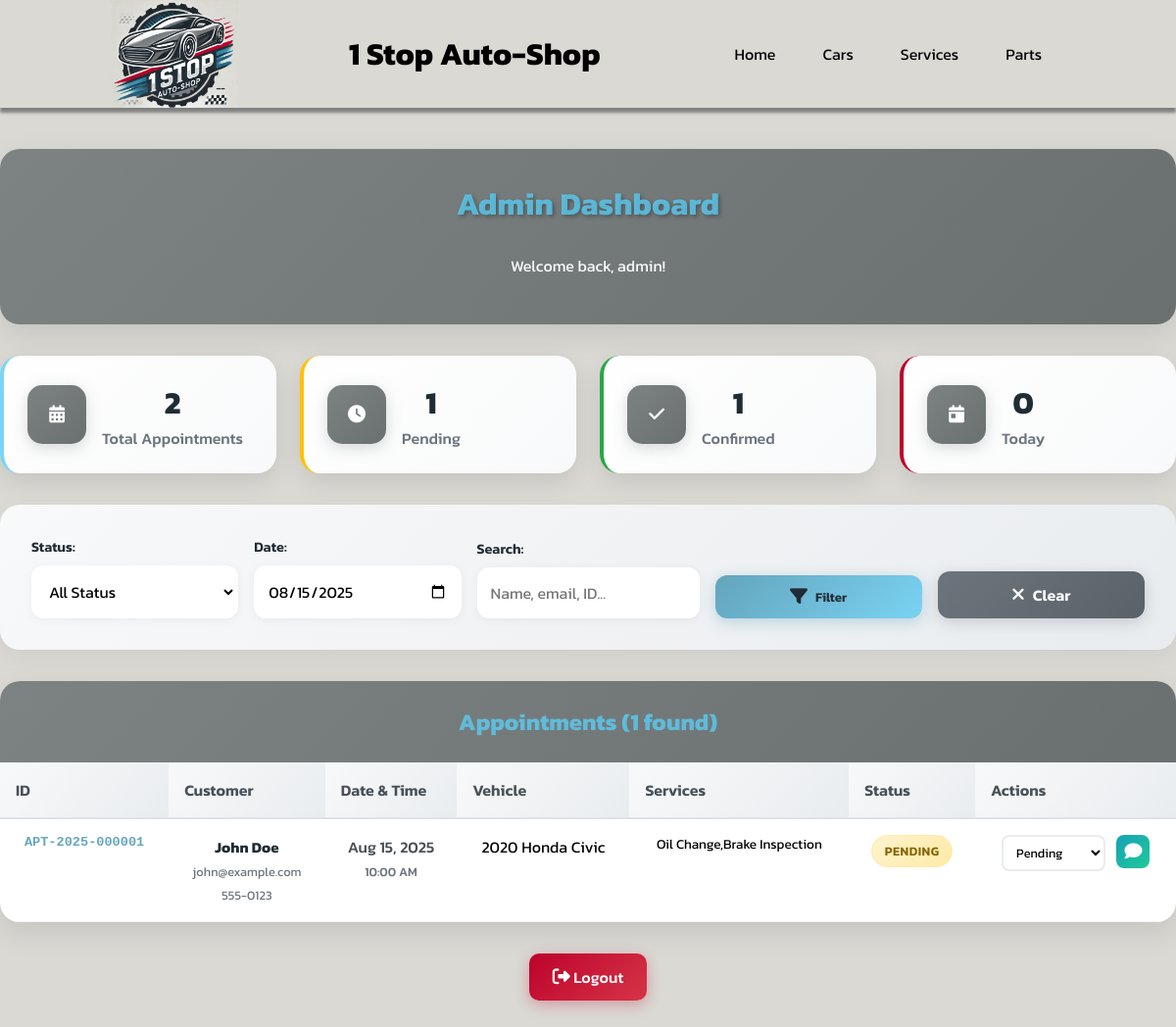
The app's page /dashboard.php?date=2025-08-15 (signed in), older data.
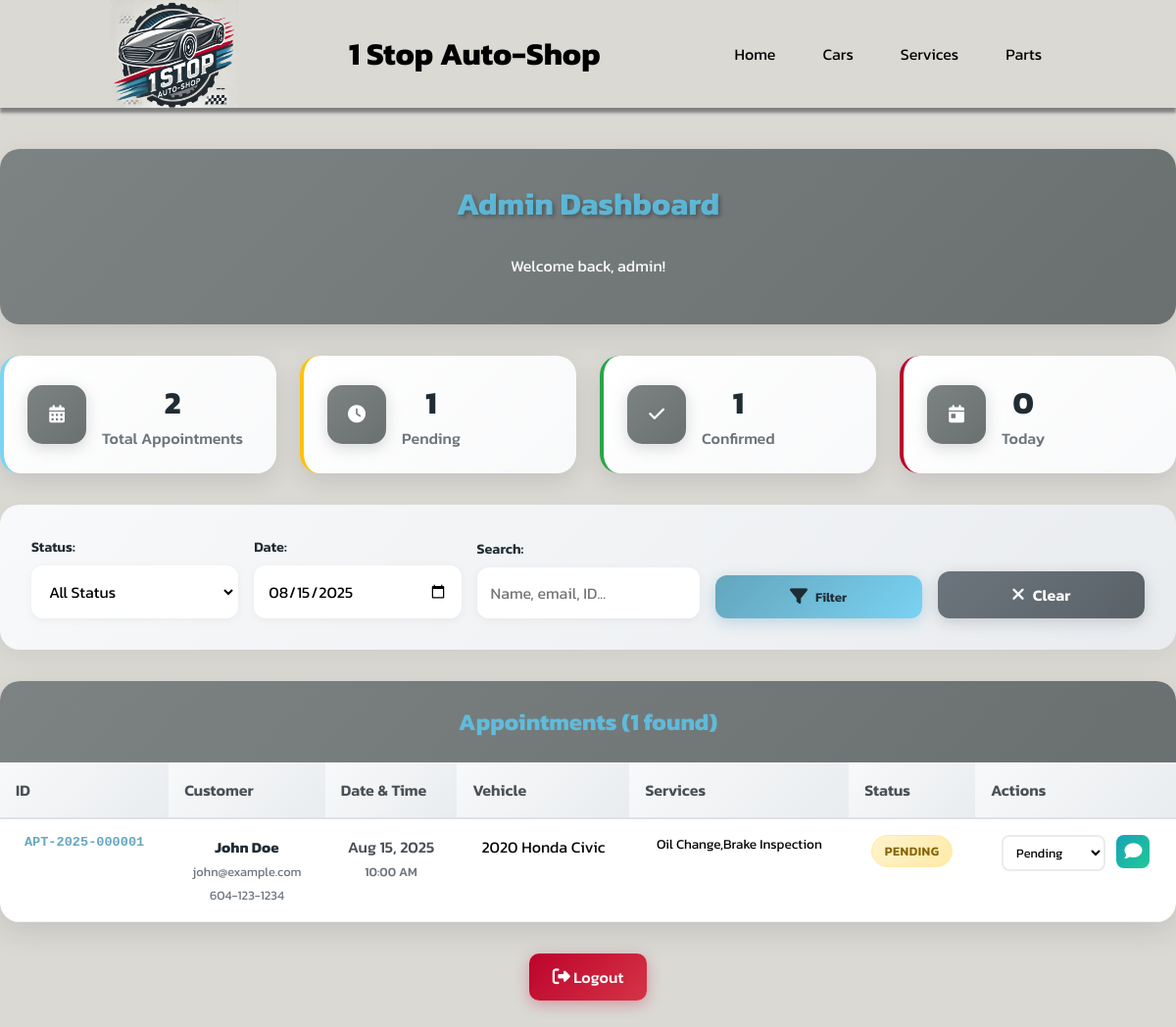
The same page, newer data.
### tables this page shows
CREATE TABLE appointments (
  id INT AUTO_INCREMENT PRIMARY KEY,
  appointment_id VARCHAR(20) NOT NULL UNIQUE,
  name VARCHAR(100) NOT NULL,
  email VARCHAR(150) NOT NULL,
  phone VARCHAR(20) NOT NULL,
  appointment_date DATE NOT NULL,
  appointment_time TIME NOT NULL,
  services TEXT NOT NULL,
  vehicle_year INT NOT NULL,
  vehicle_make VARCHAR(50) NOT NULL,
  vehicle_model VARCHAR(50) NOT NULL,
  comments TEXT,
  status ENUM('pending', 'confirmed', 'completed', 'cancelled') DEFAULT 'pending',
  created_at TIMESTAMP DEFAULT CURRENT_TIMESTAMP,
  updated_at TIMESTAMP DEFAULT CURRENT_TIMESTAMP ON UPDATE CURRENT_TIMESTAMP
);

### dashboard.php (the view, shortened to what the changed rows need)
<?php
$date_filter = $_GET['date'] ?? '';
$pdo = db_connect();
$sql = "SELECT * FROM appointments WHERE 1=1";
$params = [];
if ($date_filter != '') {
    $sql .= " AND appointment_date = ?";
    $params[] = $date_filter;
}
$sql .= " ORDER BY created_at DESC";
$stmt = $pdo->prepare($sql);
$stmt->execute($params);
$appointments = $stmt->fetchAll();
function format_services($services) {
    $decoded = json_decode($services, true);
    return $services;
}
function get_status_class($status) {
    switch ($status) {
        case 'pending': return 'status-pending';
    }
}
?>
<!DOCTYPE html>
<html lang="en">
<head>
    <link rel="stylesheet" href="styles.css">
    <link rel="stylesheet" href="dashboard.css">
</head>
<header class="fixed">
    <div class="logoAndBar">
        <h1 class="headName">1 Stop Auto-Shop</h1>
    </div>
</header>
<body>
<br><br><br><br><br>
<div class="dashboard-content">
    <div class="welcome-box">
        <h2>Admin Dashboard</h2>
    </div>
    <div class="appointments-container">
        <?php if (count($appointments) == 0): ?>
            <div class="no-appointments">
                <i class="fa-solid fa-calendar-xmark"></i>
                <h4>No appointments found</h4>
                <p>Try adjusting your filters or check back later for new appointments.</p>
            </div>
        <?php else: ?>
            <div class="appointments-table-container">
                <table class="appointments-table">
                    <thead>
                        <tr>
                            <th>ID</th>
                            <th>Customer</th>
                            <th>Date & Time</th>
                            <th>Vehicle</th>
                            <th>Services</th>
                            <th>Status</th>
                            <th>Actions</th>
                        </tr>
                    </thead>
                    <tbody>
                        <?php foreach ($appointments as $appointment): ?>
                            <tr>
                                <td class="appointment-id"><?php echo $appointment['appointment_id']; ?></td>
                                <td>
                                    <div class="customer-info">
                                        <strong><?php echo $appointment['name']; ?></strong><br>
                                        <small><?php echo $appointment['email']; ?></small><br>
                                        <small><?php echo $appointment['phone']; ?></small>
                                    </div>
                                </td>
                                <td>
                                    <div class="datetime-info">
                                        <?php echo date('M j, Y', strtotime($appointment['appointment_date'])); ?><br>
                                        <small><?php echo date('g:i A', strtotime($appointment['appointment_time'])); ?></small>
                                    </div>
                                </td>
                                <td>
                                    <?php echo $appointment['vehicle_year'] . ' ' . $appointment['vehicle_make'] . ' ' . $appointment['vehicle_model']; ?>
                                </td>
                                <td class="services-cell">
                                    <?php echo format_services($appointment['services']); ?>
                                </td>
                                <td>
                                    <span class="status-badge <?php echo get_status_class($appointment['status']); ?>">
                                        <?php echo ucfirst($appointment['status']); ?>
                                    </span>
                                </td>
                                <td class="actions-cell">
                                    <form method="POST" class="status-form">
                                        <select name="status" onchange="this.form.submit()">
                                            <option value="pending" <?php echo ($appointment['status'] == 'pending') ? 'selected' : ''; ?>>Pending</option>
                                        </select>
                                    </form>
                                    <?php if (!empty($appointment['comments'])): ?>
                                        <button class="view-comments-btn" onclick="showComments('<?php echo addslashes($appointment['comments']); ?>')">
                                            <i class="fa-solid fa-comment"></i>
                                        </button>
                                    <?php endif; ?>
                                </td>
                            </tr>
                        <?php endforeach; ?>
                    </tbody>
                </table>
            </div>
        <?php endif; ?>
    </div>
</div>
</body>
</html>

Row changes from the older to the newer data that the page shows:
changed appointments "Honda": phone "555-0123" → "604-123-1234"
